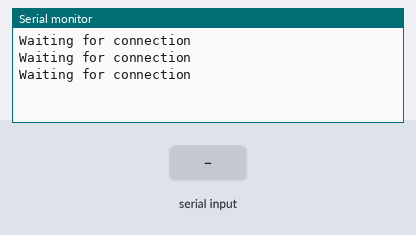
The sketch below on a simulated ESP8266 (NodeMCU). Parts: the last lines printed to the serial monitor. Inputs (shaded band) come from the test bench. WiFi joins after 1.5 s; servers stay silent unless stated; uploads are accepted with an empty reply.

Above: at 2.7 s.
2.8 s: "1" received over the second serial link
At 4.0 s:
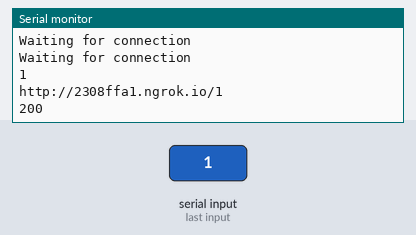
4.3 s: "0" received over the second serial link
At 4.46 s:
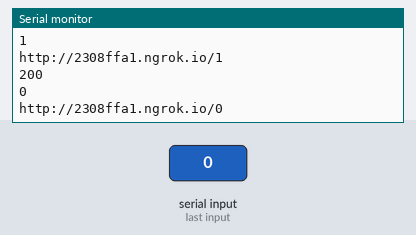
5.8 s: "2" received over the second serial link
At 6.5 s:
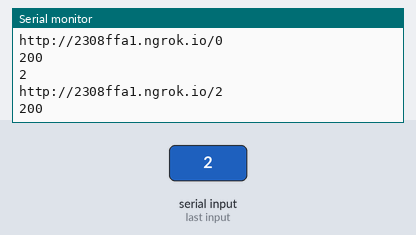
Timing chart, 0 to 8.8 s (numbered marks = the images above; inputs shaded):
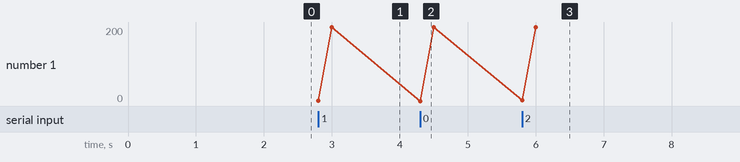

Measured:
- after the input at 2.8 s, the serial monitor: prints a new line at once (image 1)
- after the input at 4.3 s, the serial monitor: prints a new line at once (image 2)
- after the input at 5.8 s, the serial monitor: prints a new line at once (image 3)

The sketch:

sketch_sep29b.ino
```cpp
#include <ESP8266HTTPClient.h>
#include <ESP8266WiFi.h>
#include <SoftwareSerial.h>

static const uint8_t D2   = 4;
static const uint8_t D3   = 0;
String z ;
String y = "http://2308ffa1.ngrok.io/";
char data;
String response;
int xx;
int yy;

SoftwareSerial btSerial(D2, D3); // Rx,Tx


void setup() {

  Serial.begin(115200);                                  //Serial connection
  btSerial.begin(9600);     // bluetooth module baudrate
  WiFi.begin("amr", "mritasks");   //WiFi connection

  while (WiFi.status() != WL_CONNECTED) {  //Wait for the WiFI connection completion

    delay(500);
    Serial.println("Waiting for connection");

  }

}

void loop() {
    xx = 8;
    yy = 9;
   if (btSerial.available() > 0  ) {    // check if bluetooth module sends some data to esp8266
   HTTPClient http;    //Declare object of class HTTPClient
   data = btSerial.read();  // read the data from HC-0
   Serial.println(data);
   z = y + data;
   http.begin(z);      //Specify request destination
   Serial.println(z);

   //http.begin("http://abe415b4.ngrok.io/53");      //Specify request destination
   http.addHeader("Content-Type", "text/plain");  //Specify content-type header

   int httpCode = http.POST("Message from ESP8266");   //Send the request
   String payload = http.getString();                  //Get the response payload

   Serial.println(httpCode);   //Print HTTP return code
   Serial.println(payload);    //Print request response payload
   btSerial.write("user1");

   http.end();  //Close connection
   }

}
```
